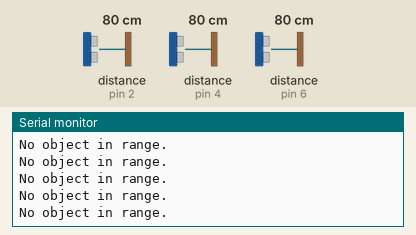
Simulated run of this sketch. Board: Arduino Uno, built with avr-gcc and run on an emulated ATmega328P. Shown: the last lines printed to the serial monitor. Inputs (shaded band) come from the test bench; at power-on: distance to the obstacle (sensors on pin 2, pin 4, pin 6) 80 cm. The echo pulse lasts 58.3 µs per cm.

Above: at 2.2 s.
2.3 s: distance to the obstacle (sensor on pin 2) set to 2 cm
At 2.54 s:
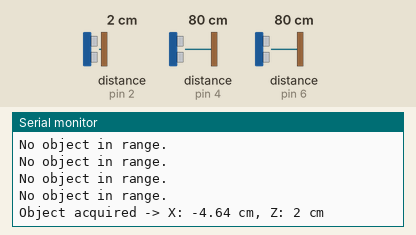
4.0 s: distance to the obstacle (sensor on pin 4) set to 60 cm
At 4.06 s:
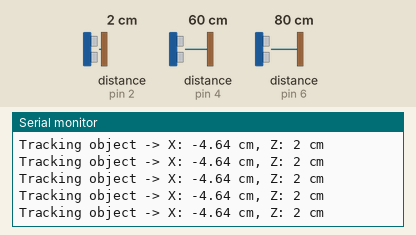
7.0 s: distance to the obstacle (sensor on pin 6) set to 60 cm
At 7.09 s:
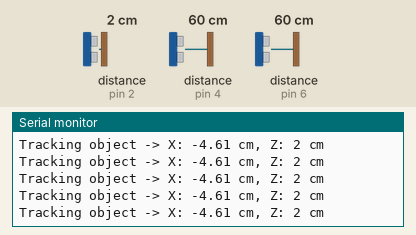
10.0 s: distance to the obstacle (sensor on pin 2) set to 4 cm
At 10.09 s:
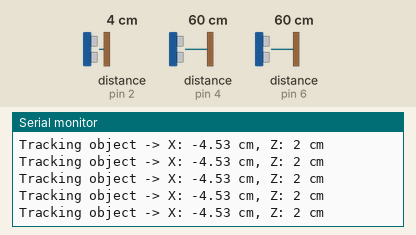
13.0 s: distance to the obstacle (sensor on pin 4) set to 250 cm
At 13.09 s:
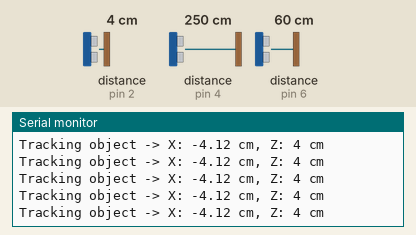
16.0 s: distance to the obstacle (sensor on pin 6) set to 203 cm
At 16.09 s:
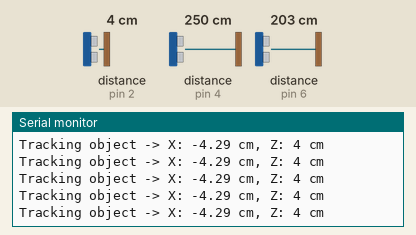
Timing chart, 0 to 19.0 s (numbered marks = the images above; inputs shaded):
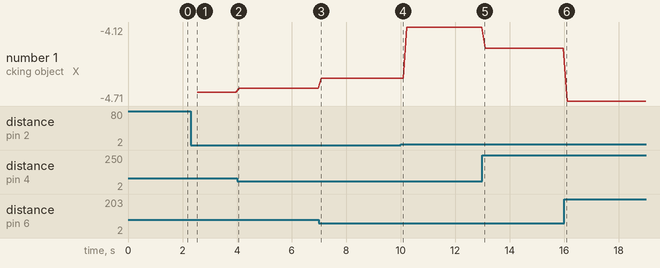

Measured:
- after the input at 2.3 s, the serial monitor: prints a new line after 0.12 s (image 1)
- plotted number 1: -4.64 → -4.61 after the input at 4.0 s, -4.61 → -4.53 after the input at 7.0 s, -4.53 → -4.12 after the input at 10.0 s, -4.12 → -4.29 after the input at 13.0 s, -4.29 → -4.71 after the input at 16.0 s

The sketch:

ultrasonic_sensor_array_gesture_detection.ino
```cpp
#include "SR04.h"
// SR04 library at:
// https://github.com/mrRobot62/Arduino-ultrasonic-SR04-library/tree/master

// Pin definitions
#define TRIG_PIN_LEFT   2
#define ECHO_PIN_LEFT   3

#define TRIG_PIN_MID    4
#define ECHO_PIN_MID    5

#define TRIG_PIN_RIGHT  6
#define ECHO_PIN_RIGHT  7

// Sensor configuration
const float sensorSpacing = 5.0;  // Distance between adjacent sensors (cm)
const float d = sensorSpacing;
const int echoDelay = 10;
const int cycleDelay = 40;
const int loopDelay = max(20, cycleDelay - 2*echoDelay);
const int maxTrackLostIgnoreCnt = 1;
const int maxDist = 200;

// Hysteresis tracking config
const long max_z = 25;        // Detection threshold (cm)
const long hysteresis = 5;    // Hysteresis range (cm)
int trackLostCnt = 0;

// Tracking state definition
enum TrackingState { NO_OBJECT, ACQUIRED, TRACKING, LOST };
TrackingState currentState = NO_OBJECT;

// gesture config
const unsigned long min_gesture_duration = 150;      // in milliseconds
const unsigned long max_tap_duration = 800;          // max for tap vs tap-hold
const float min_swipe_distance = 1.5;                // cm threshold for swipe

// Gesture enum type
enum GestureType { NO_GESTURE, TAP, TAP_HOLD, SWIPE_LEFT, SWIPE_RIGHT };

// Sensor objects
SR04 sr04_left(ECHO_PIN_LEFT, TRIG_PIN_LEFT);
SR04 sr04_mid(ECHO_PIN_MID, TRIG_PIN_MID);
SR04 sr04_right(ECHO_PIN_RIGHT, TRIG_PIN_RIGHT);

// Global variables
long dist_left, dist_mid, dist_right;
float tracked_x = 0;
long tracked_z = 0;

// Global gesture tracking variables
float x_acquired = 0;
float x_lost = 0;
unsigned long t_acquired = 0;
unsigned long t_lost = 0;


void printDistances() {
  Serial.print("Left: ");
  Serial.print(dist_left);
  Serial.print(" cm, ");

  Serial.print("Middle: ");
  Serial.print(dist_mid);
  Serial.print(" cm, ");

  Serial.print("Right: ");
  Serial.print(dist_right);
  Serial.println(" cm");
}

// Prints gesture detection output
void printGesture(GestureType gesture) {
  switch (gesture) {
    case NO_GESTURE:
      Serial.println("No gesture: too brief.");
      break;
    case TAP:
      Serial.println("Gesture: Tap");
      break;
    case TAP_HOLD:
      Serial.println("Gesture: Tap and Hold");
      break;
    case SWIPE_LEFT:
      Serial.println("Gesture: Swipe Left");
      break;
    case SWIPE_RIGHT:
      Serial.println("Gesture: Swipe Right");
      break;
  }
}

// Prints information based on tracking state
void printTrackingState() {
  switch (currentState) {
    case NO_OBJECT:
      Serial.println("No object in range.");
      break;
    case ACQUIRED:
      Serial.print("Object acquired -> X: ");
      Serial.print(tracked_x);
      Serial.print(" cm, Z: ");
      Serial.print(tracked_z);
      Serial.println(" cm");
      break;
    case TRACKING:
      Serial.print("Tracking object -> X: ");
      Serial.print(tracked_x);
      Serial.print(" cm, Z: ");
      Serial.print(tracked_z);
      Serial.println(" cm");
      break;
    case LOST:
      Serial.println("Object lost.");
      break;
  }
}

void measureDistances() {
  dist_left = sr04_left.Distance();
  dist_left = min(dist_left, maxDist);
  delay(echoDelay);  // delay to minimize interference between sensors
  dist_mid = sr04_mid.Distance();
  dist_mid = min(dist_mid, maxDist);
  delay(echoDelay);
  dist_right = sr04_right.Distance();
  dist_right = min(dist_right, maxDist);
}

float estimateXPosition() {
  float invL = 1.0 / dist_left;
  float invM = 1.0 / dist_mid;
  float invR = 1.0 / dist_right;

  float sum = invL + invM + invR;
  if (sum == 0) return 0;

  float x = (-d * invL + 0 * invM + d * invR) / sum;
  return x;
}

long estimateZPosition() {
  return min(dist_left, min(dist_mid, dist_right));
}

// Detects gesture type based on position and time deltas
GestureType detectGesture() {
  unsigned long duration = t_lost - t_acquired;
  float delta_x = x_lost - x_acquired;
  float abs_dx = abs(delta_x);

  if (duration < min_gesture_duration) {
    return NO_GESTURE;
  }

  if (abs_dx < min_swipe_distance) {
    if (duration <= max_tap_duration) {
      return TAP;
    } else {
      return TAP_HOLD;
    }
  } else {
    return (delta_x > 0) ? SWIPE_RIGHT : SWIPE_LEFT;
  }
}

// Updates tracking state and object coordinates
void trackObjectState(float x, long z) {
  switch (currentState) {
    case NO_OBJECT:
    case LOST:
      trackLostCnt++;
      if (z < (max_z - hysteresis)) {
        currentState = ACQUIRED;
        tracked_x = x;
        tracked_z = z;
        x_acquired = x;
        t_acquired = millis();
        trackLostCnt = 0;
      }
      break;

    case ACQUIRED:
    case TRACKING:
      if (z > (max_z + hysteresis)) {
        currentState = LOST;
        x_lost = tracked_x;
        t_lost = millis();
        trackLostCnt++;
      } else {
        currentState = TRACKING;
        tracked_x = x;
        tracked_z = z;
        trackLostCnt = 0;
      }
      break;
  }
  if(trackLostCnt == maxTrackLostIgnoreCnt + 1) {
     GestureType gesture = detectGesture();
     printGesture(gesture);
  }
  else if (trackLostCnt > 2*maxTrackLostIgnoreCnt + 1)
    trackLostCnt--;
}

void setup() {
  Serial.begin(9600);
  delay(1000);
}

void loop() {
  measureDistances();
  //printDistances();  // Optional: Uncomment to debug raw sensor data

  float xPos = estimateXPosition();
  long zPos = estimateZPosition();

  trackObjectState(xPos, zPos);
  printTrackingState();

  delay(loopDelay);
}
```
